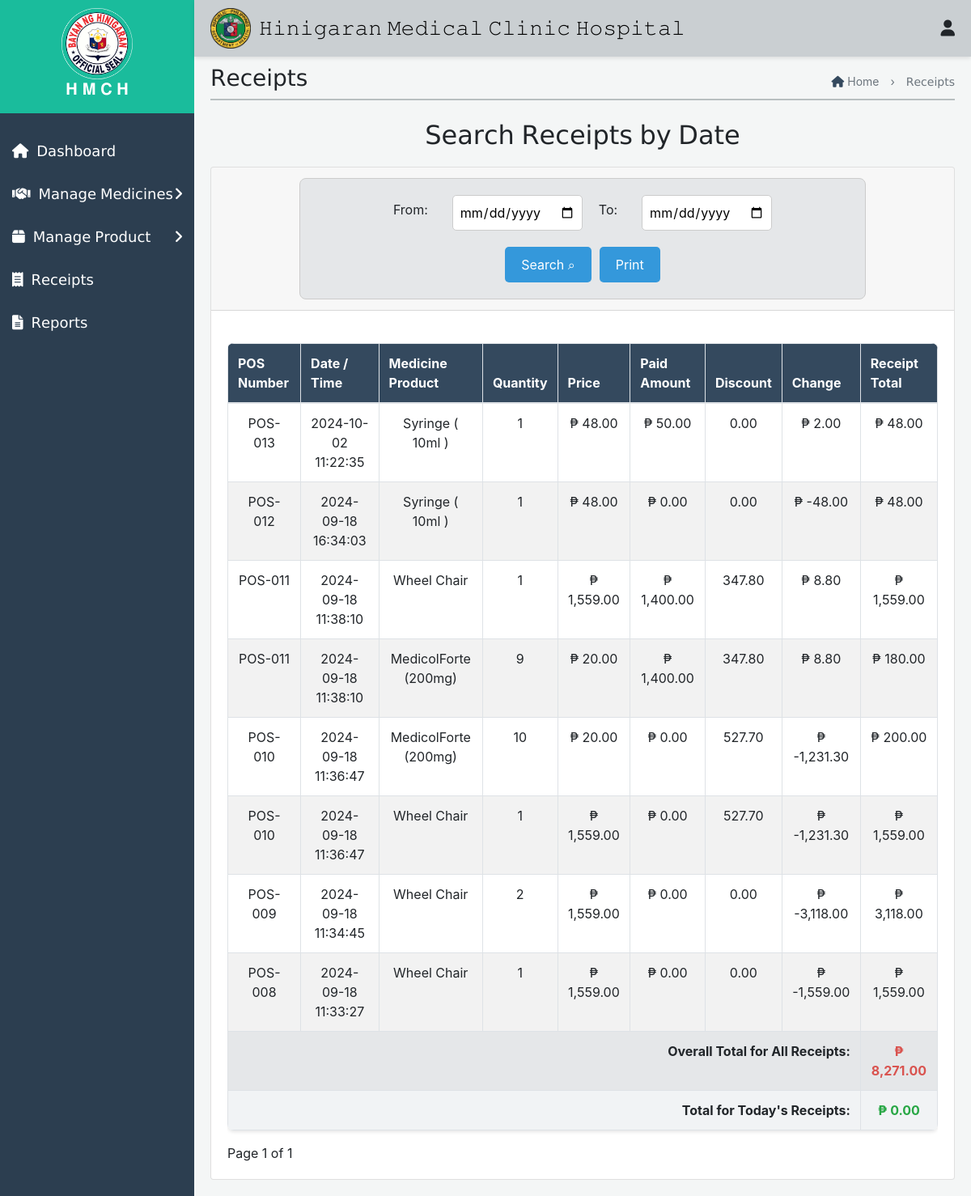
Before: /Pharmacy/InventoryStaffReceipt.php with the older database file.
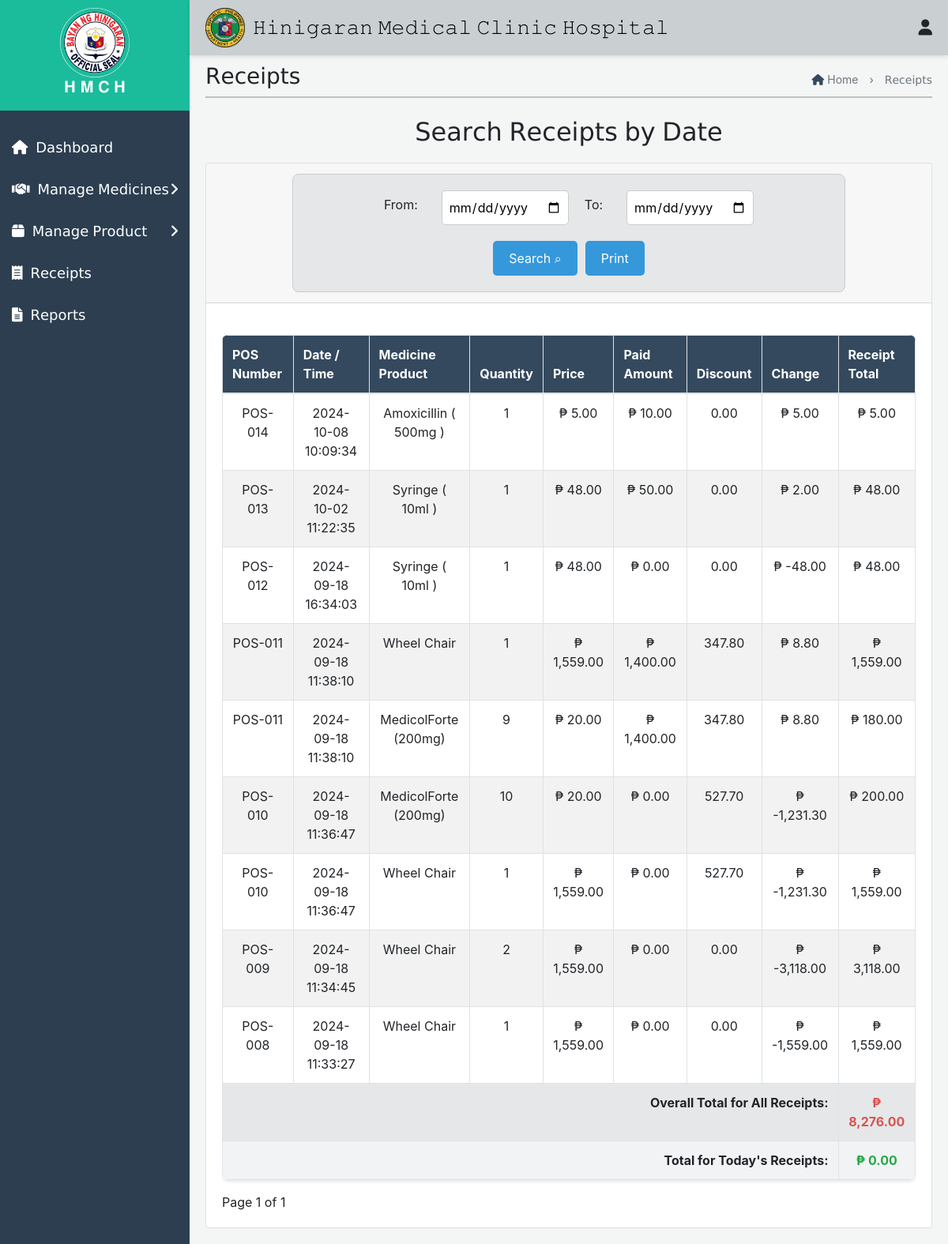
After: the same page with the newer database file.
### tables this page shows
CREATE TABLE `receipt_items` (
  `id` int(11) NOT NULL,
  `receipt_id` int(11) DEFAULT NULL,
  `medicine_product` varchar(255) NOT NULL,
  `quantity` int(11) NOT NULL,
  `price` decimal(10,2) NOT NULL,
  `total` decimal(10,2) NOT NULL
);

CREATE TABLE `receipts` (
  `id` int(11) NOT NULL,
  `pos_number` varchar(50) NOT NULL,
  `total` decimal(10,2) NOT NULL,
  `created_at` timestamp NOT NULL DEFAULT current_timestamp(),
  `paid_amount` decimal(10,2) NOT NULL,
  `change_amount` decimal(10,2) NOT NULL,
  `discount_amount` decimal(10,2) DEFAULT 0.00
);

### Pharmacy/InventoryStaffReceipt.php (the view, shortened to what the changed rows need)
<!DOCTYPE html>
<html lang="en">
<head>
    <link rel="stylesheet" href="Receipt.css">
    <link href="https://maxcdn.bootstrapcdn.com/bootstrap/4.5.2/css/bootstrap.min.css" rel="stylesheet">
    <link href="https://cdnjs.cloudflare.com/ajax/libs/font-awesome/5.15.4/css/all.min.css" rel="stylesheet">
</head>
<body>
    <div class="top-nav">
    <div class="icon-container">
        <h1>𝙷𝚒𝚗𝚒𝚐𝚊𝚛𝚊𝚗 𝙼𝚎𝚍𝚒𝚌𝚊𝚕 𝙲𝚕𝚒𝚗𝚒𝚌 𝙷𝚘𝚜𝚙𝚒𝚝𝚊𝚕</h1>
    </div>
</div>
     <div id="mySidenav" class="side-nav">
        <div class="logo-container">
            <h2>𝐇 𝐌 𝐂 𝐇</h2>
        </div>
    </div>
    <div id="mainContent" class="main-content">
<div class="first1" style="opacity: 0.9; border-top: 2px solid #b2babb; margin-top: -20px;"></div><br>
<h2 class="form-title">𝖲𝖾𝖺𝗋𝖼𝗁 𝖱𝖾𝖼𝖾𝗂𝗉𝗍𝗌 𝖻𝗒 𝖣𝖺𝗍𝖾</h2>
<section id="receipt-section">
    <div class="card">
        <div class="card-body">
            <div class="table-responsive" id="printableArea">
                <table border="1" class="table table-bordered" style="width:100%; border-collapse:collapse;">
                    <thead>
                        <tr>
                            <th>POS Number</th>
                            <th>Date / Time</th>
                            <th>Medicine Product</th>
                            <th>Quantity</th>
                            <th>Price</th>
                            <th>Paid Amount</th>
                            <th>Discount</th>
                            <th>Change</th>
                            <th>Receipt Total</th>
                        </tr>
                    </thead>
                    <tbody>
                        <?php
                        $servername = "localhost";
                        $username = "root";
                        $password = "";
                        $dbname = "database";
                        $conn = new mysqli($servername, $username, $password, $dbname);
                        $from_date = isset($_POST['from_date']) ? $_POST['from_date'] : '';
                        $to_date = isset($_POST['to_date']) ? $_POST['to_date'] : '';
                        $limit = 11;
                        $page = isset($_GET['page']) ? $_GET['page'] : 1;
                        $offset = ($page - 1) * $limit;
                        $sql = "SELECT
                                    receipts.pos_number,
                                    receipts.total AS receipt_total,
                                    receipts.created_at,
                                    receipts.paid_amount,
                                    receipts.change_amount,
                                    receipts.discount_amount,
                                    receipt_items.medicine_product,
                                    receipt_items.quantity,
                                    receipt_items.price,
                                    receipt_items.total AS item_total
                                FROM
                                    receipts
                                LEFT JOIN
                                    receipt_items
                                ON
                                    receipts.id = receipt_items.receipt_id
                                WHERE
                                    (DATE(receipts.created_at) BETWEEN '$from_date' AND '$to_date' OR '$from_date' = '' OR '$to_date' = '')
                                ORDER BY
                                    receipts.created_at DESC
                                LIMIT $limit OFFSET $offset";
                        $result = $conn->query($sql);
                        $overall_total = 0;
                        $today_total = 0;
                        if ($result->num_rows > 0) {
                            while ($row = $result->fetch_assoc()) {
                                $receiptDate = date('Y-m-d', strtotime($row['created_at']));
                                $receiptTime = date('H:i:s', strtotime($row['created_at']));
                                $overall_total += $row['item_total'];
                                echo "<tr>
                                        <td>" . $row['pos_number'] . "</td>
                                        <td>" . $receiptDate . " " . $receiptTime . "</td>
                                        <td>" . $row['medicine_product'] . "</td>
                                        <td>" . $row['quantity'] . "</td>
                                        <td>₱ " . number_format($row['price'], 2) . "</td>
                                        <td>₱ " . number_format($row['paid_amount'], 2) . "</td>
                                        <td>" . number_format($row['discount_amount'], 2) . "</td>
                                        <td>₱ " . number_format($row['change_amount'], 2) . "</td>
                                        <td>₱ " . number_format($row['item_total'], 2) . "</td>
                                      </tr>";
                            }
                            echo "<tr style='background-color: #e5e7e9; font-weight: bold;' id='overall-total'>
                                    <td colspan='8' style='text-align: right;'>Overall Total for All Receipts:</td>
                                    <td style='color: #d9534f;'>₱ " . number_format($overall_total, 2) . "</td>
                                  </tr>";
                            echo "<tr style='background-color: #f1f3f5; font-weight: bold;' id='today-total'>
                                    <td colspan='8' style='text-align: right;'>Total for Today's Receipts:</td>
                                    <td style='color: #28a745;'>₱ " . number_format($today_total, 2) . "</td>
                                  </tr>";
                        } else {
                            echo "<tr><td colspan='9'>No receipts found for the selected date range</td></tr>";
                        }
                        ?>
                    </tbody>
                </table>
            </div>
        </div>
    </div>
</section>
<link rel="stylesheet" href="https://cdnjs.cloudflare.com/ajax/libs/font-awesome/6.0.0-beta3/css/all.min.css">
</body>
</html>

Changed rows visible on the page:
added receipt_items: receipt.pos_number "POS-014", receipt.created_at "2024-10-08", receipt.created_at "10:09:34", medicine_product "Amoxicillin ( 500mg )", quantity "1", price "5.00", receipt.paid_amount "10.00", receipt.discount_amount "0.00", receipt.change_amount "5.00", total "5.00"
Other visible differences:
$overall_total: "8,271.00" → "8,276.00"
